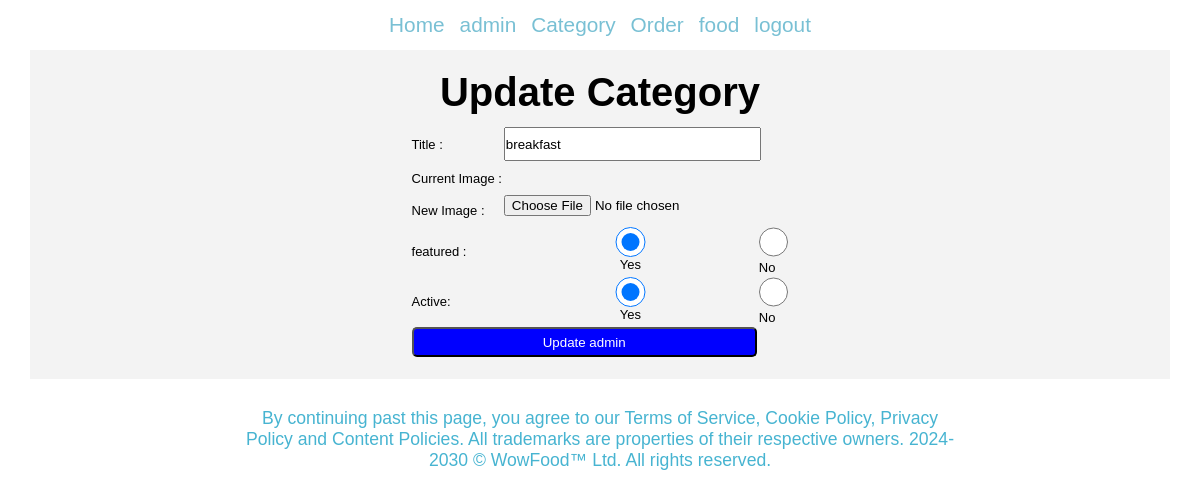
/admin/update-category.php?id=42 (signed in), run on the app's committed database.
### tables this page shows
CREATE TABLE `tbl_category` (
  `id` int(10) UNSIGNED NOT NULL,
  `title` varchar(100) NOT NULL,
  `image_name` varchar(255) NOT NULL,
  `featured` varchar(10) NOT NULL,
  `active` varchar(10) NOT NULL
);

### admin/update-category.php (the view, shortened to what this page needs)
<?php
    include('repeat2/navbar.php');
?>
<main>
    <div class="container center">
        <div class="small-container center padding">
            <h3>Update Category</h3>
<?php
if(isset($_GET['id']))
{
    $id = $_GET['id'];
    $sql = "SELECT * FROM tbl_category WHERE id=$id";
    $rec = mysqli_query($conn,$sql);
    $count = mysqli_num_rows($rec);
    if($count ==1)
    {
        $row = mysqli_fetch_assoc($rec);
        $title = $row['title'];
        $featured = $row['featured'];
        $active = $row['active'];
    }
    else{
        $_SESSION['no-category-found']= "Category not found";
        header('location:'.HOMEURL.'admin/manage-category.php');
    }
}
else{
    header('location:'.HOMEURL.'admin/manage-category.php');
}
?>
            <form action="" method="POST" enctype="multipart/form-data">
                <table class="tbladdadmin">
                   <tr>
                     <td>Title :</td>
                      <td>
                          <input type="text" name="title" value="<?php echo $title ?>">
                      </td>
                  </tr>
                   <tr>
                      <td>Current Image :</td>
                       <td>
                      </td>
                   </tr>
                   <tr>
                        <td>New Image :</td>
                        <td>
                            <input type="file" name="image">
                        </td>
                   </tr>
                   <tr>
                        <td>featured : </td>
                        <td style=" display:flex; flex-direction:column;  justify-content: center;align-items: center;"><input <?php if($featured == "Yes") {echo "checked";} ?> type="radio" name="featured" value="Yes">Yes</td>
                        <td ><input <?php if($featured == "No") {echo "checked";} ?> type="radio" name="featured" value="No">No</td>
                   </tr>
                   <tr>
                    <td>Active: </td>
                    <td style=" display:flex; flex-direction:column;  justify-content: center;align-items: center;"><input <input <?php if($active == "Yes") {echo "checked";} ?> type="radio" name="active" value="Yes">Yes</td>
                    <td><input <input <?php if($active == "No") {echo "checked";} ?> type="radio" name="active" value="No">No</td>
                   </tr>
                   <tr >
                        <td colspan="2">
                            <input type="submit" name="submit" value="Update admin" class="btn-primery">
                        </td>
                    </tr>
                </table>
            </form>
         </div>
    </div>
 </main>
 <?php
    include ('repeat2/footer.php');
?>

### css/admin.css (style rules this page uses)
* { margin: 0; padding: 0; font-family: Arial, Helvetica, sans-serif; }
.center { display: flex; justify-content: center; align-items: center; }
.padding { padding-top:10px; padding-bottom: 10px; }
body { width: 100%; height: 60vh; }
.container { padding-top: 50px; width: 100%; }
.small-container { width: 95%; flex-direction: column; background: #f3f3f3; gap: 10px; padding-bottom: 20px; padding-top: 20px; }
.small-container h3 { font-size:2.5rem ; }
.btn-primery { background: blue; padding: 1%; color: white; border-radius: 5px; text-decoration: none;height: 100%; }
.tbladdadmin { width: 100%; height: 200px; }
table { width: 95%; }
table tr { height: 30px; font-size: 13px; }
tr input { height: 30px; width: 100%; }

### data on the page
tbl_category: title "breakfast", featured "☑", active "☑"
